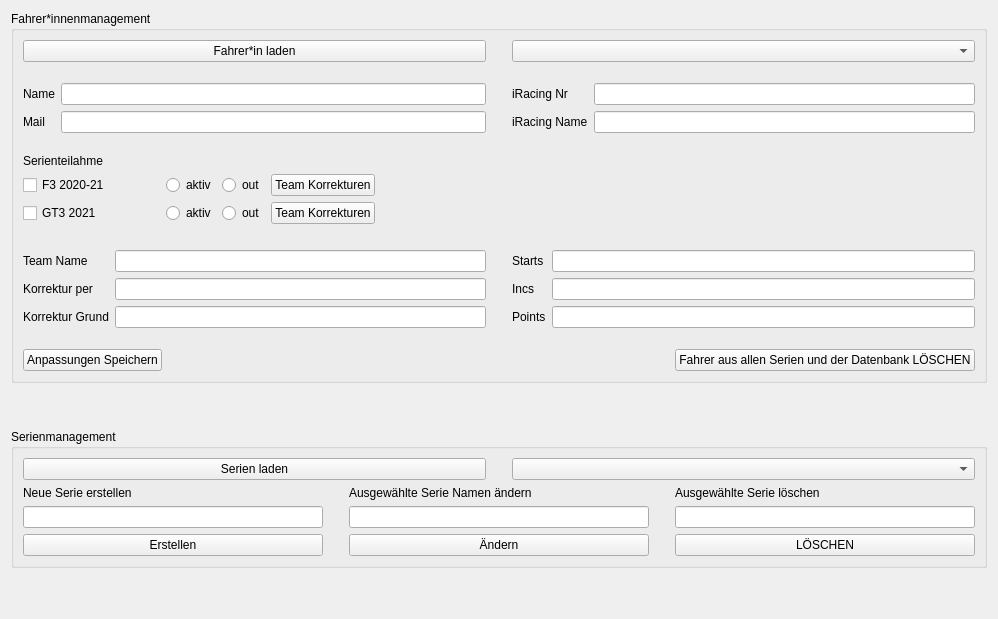
  <widget class="QWidget" name="fahrerserienmanagement">
   <attribute name="title">
    <string>Fahrer- und Serienmanagement</string>
   </attribute>
   <layout class="QVBoxLayout" name="verticalLayout_8">
    <item>
     <widget class="QGroupBox" name="mgmt_fahrer_groupBox">
      <property name="title">
       <string>Fahrer*innenmanagement</string>
      </property>
      <layout class="QVBoxLayout" name="verticalLayout_5">
       <item>
        <layout class="QHBoxLayout" name="layout_h_fahrer">
         <item>
          <widget class="QPushButton" name="mgmt_name_btn">
           <property name="text">
            <string>Fahrer*in laden</string>
           </property>
          </widget>
         </item>
         <item>
          <spacer name="fahrer_fahrercbb">
           <property name="orientation">
            <enum>Qt::Horizontal</enum>
           </property>
           <property name="sizeType">
            <enum>QSizePolicy::Maximum</enum>
           </property>
           <property name="sizeHint" stdset="0">
            <size>
             <width>20</width>
             <height>20</height>
            </size>
           </property>
          </spacer>
         </item>
         <item>
          <widget class="QComboBox" name="mgmt_name_cbb"/>
         </item>
        </layout>
       </item>
       <item>
        <spacer name="fahrerladen_name">
         <property name="orientation">
          <enum>Qt::Vertical</enum>
         </property>
         <property name="sizeType">
          <enum>QSizePolicy::Maximum</enum>
         </property>
         <property name="sizeHint" stdset="0">
          <size>
           <width>20</width>
           <height>15</height>
          </size>
         </property>
        </spacer>
       </item>
       <item>
        <layout class="QVBoxLayout" name="layout_v_fahrerdaten">
         <item>
          <layout class="QHBoxLayout" name="layout_h_fahrerdaten">
           <item>
            <layout class="QFormLayout" name="formLayout_fahrer_left">
             <item row="0" column="0">
              <widget class="QLabel" name="name_lbl">
               <property name="text">
                <string>Name</string>
               </property>
              </widget>
             </item>
             <item row="0" column="1">
              <widget class="QLineEdit" name="name_edit"/>
             </item>
             <item row="1" column="0">
              <widget class="QLabel" name="mail_lbl">
               <property name="text">
                <string>Mail</string>
               </property>
              </widget>
             </item>
             <item row="1" column="1">
              <widget class="QLineEdit" name="mail_edit"/>
             </item>
            </layout>
           </item>
           <item>
            <spacer name="name_iracing">
             <property name="orientation">
              <enum>Qt::Horizontal</enum>
             </property>
             <property name="sizeType">
              <enum>QSizePolicy::Maximum</enum>
             </property>
             <property name="sizeHint" stdset="0">
              <size>
               <width>20</width>
               <height>10</height>
              </size>
             </property>
            </spacer>
           </item>
           <item>
            <layout class="QFormLayout" name="formLayout_fahrer_right">
             <item row="0" column="0">
              <widget class="QLabel" name="iracingnr_lbl">
               <property name="text">
                <string>iRacing Nr</string>
               </property>
              </widget>
             </item>
             <item row="0" column="1">
              <widget class="QLineEdit" name="iracingnr_edit"/>
             </item>
             <item row="1" column="0">
              <widget class="QLabel" name="iracingname_lbl">
               <property name="text">
                <string>iRacing Name</string>
               </property>
              </widget>
             </item>
             <item row="1" column="1">
              <widget class="QLineEdit" name="iracingname_edit"/>
             </item>
            </layout>
           </item>
          </layout>
         </item>
         <item>
          <spacer name="fahrername_serien">
           <property name="orientation">
            <enum>Qt::Vertical</enum>
           </property>
           <property name="sizeType">
            <enum>QSizePolicy::Maximum</enum>
           </property>
           <property name="sizeHint" stdset="0">
            <size>
             <width>20</width>
             <height>15</height>
            </size>
           </property>
          </spacer>
         </item>
         <item>
          <widget class="QLabel" name="serienteilnahme">
           <property name="text">
            <string>Serienteilahme</string>
           </property>
          </widget>
         </item>
         <item>
          <layout class="QHBoxLayout" name="layout_h_serie_details2">
           <item>
            <widget class="QCheckBox" name="serie_active_chbox2">
             <property name="text">
              <string>F3 2020-21</string>
             </property>
            </widget>
           </item>
           <item>
            <spacer name="links2">
             <property name="orientation">
              <enum>Qt::Horizontal</enum>
             </property>
             <property name="sizeType">
              <enum>QSizePolicy::Expanding</enum>
             </property>
             <property name="sizeHint" stdset="0">
              <size>
               <width>50</width>
               <height>20</height>
              </size>
             </property>
            </spacer>
           </item>
           <item>
            <widget class="QRadioButton" name="serie_active_aktiv_chbox2">
             <property name="text">
              <string>aktiv</string>
             </property>
             <attribute name="buttonGroup">
              <string notr="true">serie_detail_buttonGroup</string>
             </attribute>
            </widget>
           </item>
           <item>
            <widget class="QRadioButton" name="serie_active_out_chbox2">
             <property name="text">
              <string>out</string>
             </property>
             <attribute name="buttonGroup">
              <string notr="true">serie_detail_buttonGroup</string>
             </attribute>
            </widget>
           </item>
           <item>
            <widget class="QPushButton" name="team_korr_bnt2">
             <property name="text">
              <string>Team Korrekturen</string>
             </property>
            </widget>
           </item>
           <item>
            <spacer name="rechts2">
             <property name="orientation">
              <enum>Qt::Horizontal</enum>
             </property>
             <property name="sizeType">
              <enum>QSizePolicy::Minimum</enum>
             </property>
             <property name="sizeHint" stdset="0">
              <size>
               <width>600</width>
               <height>20</height>
              </size>
             </property>
            </spacer>
           </item>
          </layout>
         </item>
         <item>
          <layout class="QHBoxLayout" name="layout_h_serie_details">
           <item>
            <widget class="QCheckBox" name="serie_active_chbox">
             <property name="text">
              <string>GT3 2021</string>
             </property>
            </widget>
           </item>
           <item>
            <spacer name="links">
             <property name="orientation">
              <enum>Qt::Horizontal</enum>
             </property>
             <property name="sizeType">
              <enum>QSizePolicy::Expanding</enum>
             </property>
             <property name="sizeHint" stdset="0">
              <size>
               <width>50</width>
               <height>20</height>
              </size>
             </property>
            </spacer>
           </item>
           <item>
            <widget class="QRadioButton" name="serie_active_aktiv_chbox">
             <property name="text">
              <string>aktiv</string>
             </property>
             <attribute name="buttonGroup">
              <string notr="true">serie_detail_buttonGroup2</string>
             </attribute>
            </widget>
           </item>
           <item>
            <widget class="QRadioButton" name="serie_active_out_chbox">
             <property name="text">
              <string>out</string>
             </property>
             <attribute name="buttonGroup">
              <string notr="true">serie_detail_buttonGroup2</string>
             </attribute>
            </widget>
           </item>
           <item>
            <widget class="QPushButton" name="team_korr_btn">
             <property name="text">
              <string>Team Korrekturen</string>
             </property>
            </widget>
           </item>
           <item>
            <spacer name="rechts">
             <property name="orientation">
              <enum>Qt::Horizontal</enum>
             </property>
             <property name="sizeType">
              <enum>QSizePolicy::Minimum</enum>
             </property>
             <property name="sizeHint" stdset="0">
              <size>
               <width>600</width>
               <height>20</height>
              </size>
             </property>
            </spacer>
           </item>
          </layout>
         </item>
         <item>
          <spacer name="serien_seriendetails">
           <property name="orientation">
            <enum>Qt::Vertical</enum>
           </property>
           <property name="sizeType">
            <enum>QSizePolicy::Maximum</enum>
           </property>
           <property name="sizeHint" stdset="0">
            <size>
             <width>20</width>
             <height>20</height>
            </size>
           </property>
          </spacer>
         </item>
         <item>
          <layout class="QHBoxLayout" name="layout_h_team_korr">
           <item>
            <layout class="QFormLayout" name="formLayout_korr_left">
             <item row="0" column="0">
              <widget class="QLabel" name="teamname_lbl">
               <property name="text">
                <string>Team Name</string>
               </property>
              </widget>
             </item>
             <item row="0" column="1">
              <widget class="QLineEdit" name="teamname_edit"/>
             </item>
             <item row="1" column="0">
              <widget class="QLabel" name="korrekturdatum_lbl">
               <property name="text">
                <string>Korrektur per</string>
               </property>
              </widget>
             </item>
             <item row="1" column="1">
              <widget class="QLineEdit" name="korrekturper_edit"/>
             </item>
             <item row="2" column="0">
              <widget class="QLabel" name="korrekturgrund_lbl">
               <property name="text">
                <string>Korrektur Grund</string>
               </property>
              </widget>
             </item>
             <item row="2" column="1">
              <widget class="QLineEdit" name="korrekturgrund_edit"/>
             </item>
            </layout>
           </item>
           <item>
            <spacer name="Teamdetails">
             <property name="orientation">
              <enum>Qt::Horizontal</enum>
             </property>
             <property name="sizeType">
              <enum>QSizePolicy::Maximum</enum>
             </property>
             <property name="sizeHint" stdset="0">
              <size>
               <width>20</width>
               <height>20</height>
              </size>
             </property>
            </spacer>
           </item>
           <item>
            <layout class="QFormLayout" name="formLayout_korr_right">
             <item row="0" column="0">
              <widget class="QLabel" name="starts_lbl">
               <property name="text">
                <string>Starts</string>
               </property>
              </widget>
             </item>
             <item row="0" column="1">
              <widget class="QLineEdit" name="starts_edit"/>
             </item>
             <item row="1" column="0">
              <widget class="QLabel" name="incs_lbl">
               <property name="text">
                <string>Incs</string>
               </property>
              </widget>
             </item>
             <item row="1" column="1">
              <widget class="QLineEdit" name="incs_edit"/>
             </item>
             <item row="2" column="0">
              <widget class="QLabel" name="points_lbl">
               <property name="text">
                <string>Points</string>
               </property>
              </widget>
             </item>
             <item row="2" column="1">
              <widget class="QLineEdit" name="points_edit"/>
             </item>
            </layout>
           </item>
          </layout>
         </item>
        </layout>
       </item>
       <item>
        <spacer name="teamdetails_speichern">
         <property name="orientation">
          <enum>Qt::Vertical</enum>
         </property>
         <property name="sizeType">
          <enum>QSizePolicy::Maximum</enum>
         </property>
         <property name="sizeHint" stdset="0">
          <size>
           <width>20</width>
           <height>15</height>
          </size>
         </property>
        </spacer>
       </item>
       <item>
        <layout class="QHBoxLayout" name="layout_h_save" stretch="0,0,0">
         <property name="spacing">
          <number>6</number>
         </property>
         <item>
          <widget class="QPushButton" name="fahrerundteam_speichern_btn">
           <property name="text">
            <string>Anpassungen Speichern</string>
           </property>
          </widget>
         </item>
         <item>
          <spacer name="horizontalSpacer_speichern">
           <property name="orientation">
            <enum>Qt::Horizontal</enum>
           </property>
           <property name="sizeHint" stdset="0">
            <size>
             <width>40</width>
             <height>20</height>
            </size>
           </property>
          </spacer>
         </item>
         <item>
          <widget class="QPushButton" name="fahrer_loeschen_btn">
           <property name="text">
            <string>Fahrer aus allen Serien und der Datenbank LÖSCHEN</string>
           </property>
          </widget>
         </item>
        </layout>
       </item>
      </layout>
     </widget>
    </item>
    <item>
     <spacer name="speichern_serie_mgmt">
      <property name="orientation">
       <enum>Qt::Vertical</enum>
      </property>
      <property name="sizeType">
       <enum>QSizePolicy::Maximum</enum>
      </property>
      <property name="sizeHint" stdset="0">
       <size>
        <width>20</width>
        <height>40</height>
       </size>
      </property>
     </spacer>
    </item>
    <item>
     <widget class="QGroupBox" name="mgmt_serie_groupBox">
      <property name="title">
       <string>Serienmanagement</string>
      </property>
      <layout class="QVBoxLayout" name="verticalLayout_4">
       <item>
        <layout class="QHBoxLayout" name="layout_h_serie_laden">
         <item>
          <widget class="QPushButton" name="mgmt_serie_btn">
           <property name="text">
            <string>Serien laden</string>
           </property>
          </widget>
         </item>
         <item>
          <spacer name="serie_laden">
           <property name="orientation">
            <enum>Qt::Horizontal</enum>
           </property>
           <property name="sizeType">
            <enum>QSizePolicy::Maximum</enum>
           </property>
           <property name="sizeHint" stdset="0">
            <size>
             <width>20</width>
             <height>20</height>
            </size>
           </property>
          </spacer>
         </item>
         <item>
          <widget class="QComboBox" name="mgmt_serie_ccb"/>
         </item>
        </layout>
       </item>
       <item>
        <layout class="QHBoxLayout" name="layout_h_add_del_fahrer">
         <item>
          <layout class="QVBoxLayout" name="layout_v_neue_serie">
           <item>
            <widget class="QLabel" name="neue_serie_erstellen_lbl">
             <property name="text">
              <string>Neue Serie erstellen</string>
             </property>
            </widget>
           </item>
           <item>
            <widget class="QLineEdit" name="neue_serie_erstellen_edit"/>
           </item>
           <item>
            <widget class="QPushButton" name="neue_serie_erstellen_btn">
             <property name="text">
              <string>Erstellen</string>
             </property>
            </widget>
           </item>
          </layout>
         </item>
         <item>
          <spacer name="neue_serie_aendern">
           <property name="orientation">
            <enum>Qt::Horizontal</enum>
           </property>
           <property name="sizeType">
            <enum>QSizePolicy::Maximum</enum>
           </property>
           <property name="sizeHint" stdset="0">
            <size>
             <width>20</width>
             <height>20</height>
            </size>
           </property>
          </spacer>
         </item>
         <item>
          <layout class="QVBoxLayout" name="layout_v_serie_aendern">
           <item>
            <widget class="QLabel" name="serie_name_aendern_lbl">
             <property name="text">
              <string>Ausgewählte Serie Namen ändern</string>
             </property>
            </widget>
           </item>
           <item>
            <widget class="QLineEdit" name="serie_name_aendern_edit"/>
           </item>
           <item>
            <widget class="QPushButton" name="serie_name_aendern_btn">
             <property name="text">
              <string>Ändern</string>
             </property>
            </widget>
           </item>
          </layout>
         </item>
         <item>
          <spacer name="serie_aendern_loeschen">
           <property name="orientation">
            <enum>Qt::Horizontal</enum>
           </property>
           <property name="sizeType">
            <enum>QSizePolicy::Maximum</enum>
           </property>
           <property name="sizeHint" stdset="0">
            <size>
             <width>20</width>
             <height>20</height>
            </size>
           </property>
          </spacer>
         </item>
         <item>
          <layout class="QVBoxLayout" name="layout_v_serie_loeschen">
           <item>
            <widget class="QLabel" name="serie_loeschen_lbl">
             <property name="text">
              <string>Ausgewählte Serie löschen</string>
             </property>
            </widget>
           </item>
           <item>
            <widget class="QLineEdit" name="serie_loeschen_edit">
             <property name="readOnly">
              <bool>true</bool>
             </property>
            </widget>
           </item>
           <item>
            <widget class="QPushButton" name="serie_loeschen_btn">
             <property name="text">
              <string>LÖSCHEN</string>
             </property>
            </widget>
           </item>
          </layout>
         </item>
        </layout>
       </item>
      </layout>
     </widget>
    </item>
    <item>
     <spacer name="unten">
      <property name="orientation">
       <enum>Qt::Vertical</enum>
      </property>
      <property name="sizeHint" stdset="0">
       <size>
        <width>20</width>
        <height>40</height>
       </size>
      </property>
     </spacer>
    </item>
   </layout>
  </widget>
